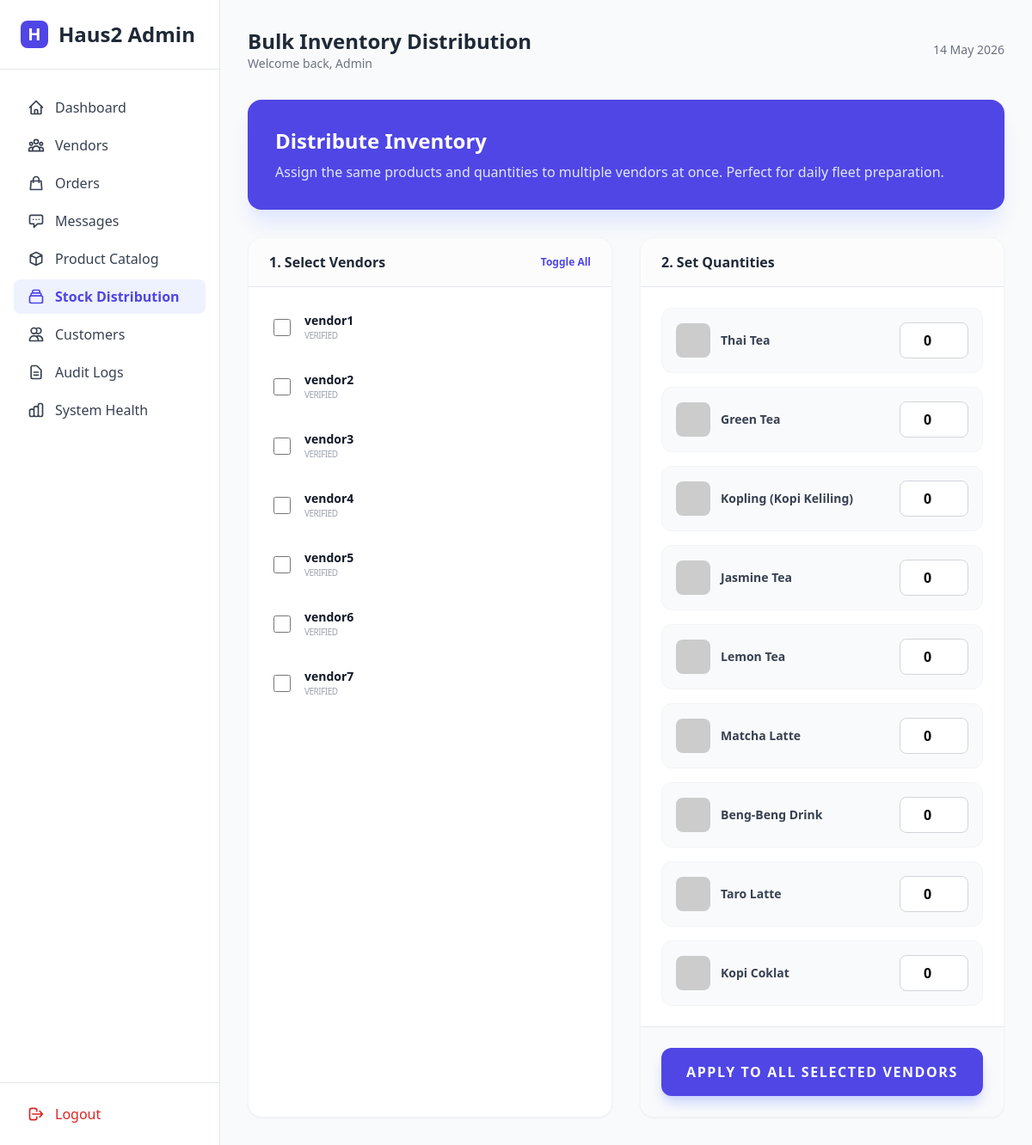
Screenshot of /web-admin/bulk-stock (signed in) with the database file from the repository.
### app/models.py (models this page shows, shortened)
class User(db.Model, SerializerMixin):
    __tablename__ = 'users'
    id = db.Column(db.Integer, primary_key=True)
    username = db.Column(db.String(80), unique=True, nullable=False)
    password_hash = db.Column(db.String(128), nullable=False)
    role = db.Column(db.String(20), nullable=False) # admin, vendor, customer
    is_verified = db.Column(db.Boolean, default=False) # For Vendor KYC
    ktp_image_url = db.Column(db.String(255), nullable=True)
    store_image_url = db.Column(db.String(255), nullable=True)
    failed_login_attempts = db.Column(db.Integer, default=0)
    locked_until = db.Column(db.DateTime, nullable=True)
    latitude = db.Column(db.Float, nullable=True)
    longitude = db.Column(db.Float, nullable=True)
    is_active = db.Column(db.Boolean, default=True) # Toggle for vendors
    fcm_token = db.Column(db.String(255), nullable=True)
    created_at = db.Column(db.DateTime, default=lambda: datetime.now(timezone.utc))
    serialize_only = ('id', 'username', 'role', 'is_verified', 'latitude', 'longitude', 'is_active', 'created_at')

class Product(db.Model, SerializerMixin):
    __tablename__ = 'products'
    id = db.Column(db.Integer, primary_key=True)
    name = db.Column(db.String(100), nullable=False)
    description = db.Column(db.Text, nullable=True)
    price = db.Column(db.Integer, nullable=False) # In IDR
    image_url = db.Column(db.String(255), nullable=True)
    stocks = db.relationship('DailyStock', backref='product', cascade='all, delete-orphan', lazy=True)
    order_items = db.relationship('OrderItem', backref='product', cascade='all, delete-orphan', lazy=True)
    serialize_only = ('id', 'name', 'description', 'price', 'image_url')

### app/web_admin.py (the view)
@web_admin_bp.route('/bulk-stock', methods=['GET'])
def bulk_stock():
    if 'admin_id' not in session:
        return redirect(url_for(LOGIN_ROUTE))
    vendors = User.query.filter_by(role='vendor', is_verified=True).all()
    products = Product.query.all()
    return render_template('admin/bulk_stock.html', vendors=vendors, products=products)

### app/web_admin.py (called while the page is built)
@web_admin_bp.context_processor
def inject_globals():
    try:
        pending_vendors = User.query.filter_by(role='vendor', is_verified=False).count()
        unread_messages = 0
        admin_id = session.get('admin_id')
        if admin_id:
            unread_messages = ChatMessage.query.filter_by(receiver_id=admin_id, is_read=False).count()
        return {
            'now': datetime.now(timezone.utc),
            'pending_vendor_count': pending_vendors,
            'unread_msg_count': unread_messages
        }
    except:
        return {'now': datetime.now(), 'pending_vendor_count': 0, 'unread_msg_count': 0}

### app/templates/admin/bulk_stock.html (shortened to what this page needs)
{% extends "base.html" %}
{% block header_title %}Bulk Inventory Distribution{% endblock %}
{% block content %}
<div class="space-y-8">
    <div class="bg-indigo-600 rounded-2xl p-8 text-white shadow-xl shadow-indigo-100">
        <h2 class="text-2xl font-bold">Distribute Inventory</h2>
        <p class="mt-2 text-indigo-100">Assign the same products and quantities to multiple vendors at once. Perfect for daily fleet preparation.</p>
    </div>
    <form action="{{ url_for('web_admin.bulk_stock_action') }}" method="POST">
        <div class="grid grid-cols-1 lg:grid-cols-2 gap-8">
            <div class="bg-white rounded-2xl shadow-sm border border-gray-100 overflow-hidden">
                <div class="px-6 py-4 border-b bg-gray-50/50 flex justify-between items-center">
                    <h3 class="font-bold text-gray-800">1. Select Vendors</h3>
                    <button type="button" onclick="toggleAllVendors()" class="text-xs font-bold text-indigo-600 hover:text-indigo-800">Toggle All</button>
                </div>
                <div class="p-4 max-h-[500px] overflow-y-auto space-y-2">
                    {% for vendor in vendors %}
                    <label class="flex items-center p-3 rounded-xl hover:bg-gray-50 border border-transparent hover:border-gray-200 cursor-pointer transition-all">
                        <input type="checkbox" name="vendor_ids" value="{{ vendor.id }}" class="vendor-checkbox w-5 h-5 text-indigo-600 border-gray-300 rounded focus:ring-indigo-500">
                        <div class="ml-4">
                            <p class="text-sm font-bold text-gray-900">{{ vendor.username }}</p>
                            <p class="text-[10px] text-gray-400 uppercase tracking-tighter">{{ 'Verified' if vendor.is_verified else 'Unverified' }}</p>
                        </div>
                    </label>
                    {% endfor %}
                </div>
            </div>
            <div class="bg-white rounded-2xl shadow-sm border border-gray-100 overflow-hidden flex flex-col">
                <div class="px-6 py-4 border-b bg-gray-50/50">
                    <h3 class="font-bold text-gray-800">2. Set Quantities</h3>
                </div>
                <div class="p-6 space-y-4 flex-1">
                    {% for product in products %}
                    <div class="flex items-center justify-between p-4 bg-gray-50 rounded-xl border border-gray-100">
                        <div class="flex items-center">
                            <img src="{{ product.image_url or 'https://via.placeholder.com/50' }}" class="h-10 w-10 rounded-lg object-cover mr-3">
                            <span class="text-sm font-bold text-gray-700">{{ product.name }}</span>
                        </div>
                        <input type="number" name="stock_{{ product.id }}" value="0" min="0"
                               class="w-20 px-3 py-2 border border-gray-300 rounded-lg focus:ring-2 focus:ring-indigo-500 outline-none text-center font-bold">
                    </div>
                    {% endfor %}
                </div>
                <div class="p-6 bg-gray-50 border-t">
                    <button type="submit" class="w-full bg-indigo-600 text-white py-4 rounded-xl font-black uppercase tracking-widest hover:bg-indigo-700 shadow-lg shadow-indigo-200 transition-all active:scale-95">
                        Apply to All Selected Vendors
                    </button>
                </div>
            </div>
        </div>
    </form>
</div>
{% endblock %}

### rows the page displays
User: username "vendor1", is_verified "VERIFIED"
User: username "vendor2", is_verified "VERIFIED"
User: username "vendor3", is_verified "VERIFIED"
User: username "vendor4", is_verified "VERIFIED"
User: username "vendor5", is_verified "VERIFIED"
User: username "vendor6", is_verified "VERIFIED"
User: username "vendor7", is_verified "VERIFIED"
Product: name "Thai Tea"
Product: name "Green Tea"
Product: name "Kopling (Kopi Keliling)"
Product: name "Jasmine Tea"
Product: name "Lemon Tea"
Product: name "Matcha Latte"
Product: name "Beng-Beng Drink"
Product: name "Taro Latte"
Product: name "Kopi Coklat"
